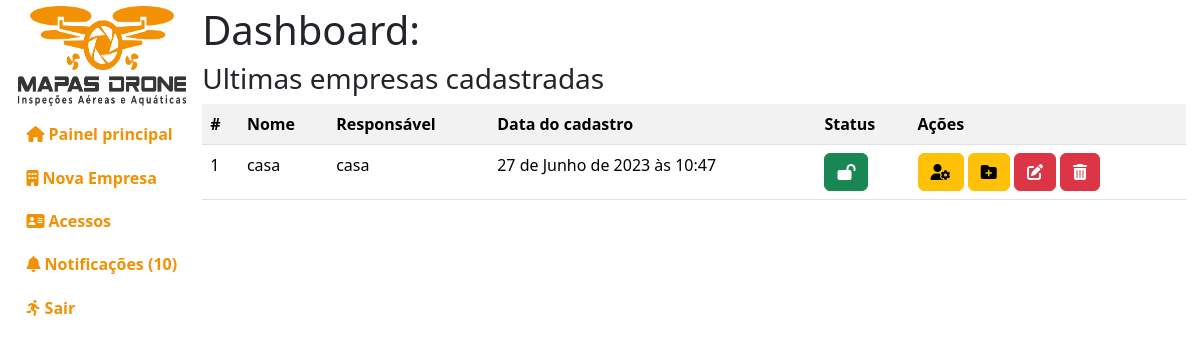
/administracao/ (signed in), run on the app's committed database.
### empresa/models.py (models this page shows, shortened)
class Empresa(models.Model):
    cnpj = models.CharField(max_length=18, default="", unique=True)
    slug_da_empresa = models.CharField(max_length=255, default="", unique=True)
    nome_da_empresa = models.CharField(max_length=255, default="", unique=True)
    nome_do_responsavel = models.CharField(
        max_length=255, default="", unique=True)
    telefone = models.CharField(max_length=16, default="", unique=True)
    pasta = models.CharField(max_length=255, default="")
    criado = models.DateTimeField(default=timezone.now)
    ativo = models.BooleanField(default=True)
    class Meta:
        db_table = "empresa"
        verbose_name = "Empresa"
        verbose_name_plural = "Empresas"
        ordering = ["-id"]

### administracao/views.py (the view)
# urls.py: path("", views.index),
def index(request):
    if request.user.is_authenticated and request.user.is_superuser:
        empresas = Empresa.objects.all()
        notificacoes = pega_notificacoes()
        context = {"empresas": empresas,
                   "notificacoes": notificacoes, "aviso": aviso()}
        return render(request, "administracao/public/home.html", context)
    info(request, msg="Você não tem permissão para acessar essa página!")
    return redirect("/")

### administracao/views.py (called while the page is built)
def pega_notificacoes(ordem="last"):
    notificacoes = Notificacoes.objects.all()
    return notificacoes

def aviso():
    nl = 0
    aviso = False
    for n in pega_notificacoes():
        if not n.visto:
            nl += 1
    if nl > 0:
        aviso = True
    return aviso

### templates/administracao/public/home.html (shortened to what this page needs)
{% extends 'base.html' %}
{% load static %}
{% load django_bootstrap5 %}
{% block css %}
<link rel="stylesheet" href="{% static 'index/css/administracao.css' %}">
{% endblock %}
{% block ld %}
<h1>Dashboard:</h1>
<div class="ultimas-empresas">
    {% if empresas %}
        <h3>Ultimas empresas cadastradas</h3>
        <table class="table table-striped">
            <tr>
                <th>#</th>
                <th>Nome</th>
                <th>Respons&aacute;vel</th>
                <th>Data do cadastro</th>
                <th>Status</th>
                <th>A&ccedil;&otilde;es</th>
            </tr>
            {% for empresa in empresas%}
            <tr>
                <td>{{empresa.id}}</td>
                <td>{{empresa.nome_da_empresa}}</td>
                <td>{{empresa.nome_do_responsavel}}</td>
                <td>{{empresa.criado}}</td>
                <td>
                    {% if empresa.ativo %}
                        <a class="btn btn-success" href="/empresa/ativar/{{empresa.id}}/desativar/"
                            data-toggle="tooltip" data-placement="top" title="Ativa/Desativar empresa">
                            <i class="fa-solid fa-lock-open"></i>
                        </a>
                    {% else %}
                        <a class="btn btn-danger" href="/empresa/ativar/{{empresa.id}}/ativar/"
                            data-toggle="tooltip" data-placement="top" title="Ativa/Desativar empresa">
                            <i class="fa-solid fa-lock"></i>
                        </a>
                    {% endif %}
                </td>
                <td>
                    <a class="btn btn-warning" href="usuarios/{{empresa.slug_da_empresa}}"
                        data-toggle="tooltip" data-placement="top" title="Gerenciar usu&aacute;rios">
                        <i class="fa-solid fa-user-gear"></i>
                    </a>
                    <a class="btn btn-warning" href="projetos/{{empresa.slug_da_empresa}}"
                        data-toggle="tooltip" data-placement="top" title="Gerenciar Projetos">
                        <i class="fa-solid fa-folder-plus"></i>
                    </a>
                    <a class="btn btn-danger" href="/empresa/editar/{{empresa.id}}"
                        data-toggle="tooltip" data-placement="top" title="Editar empresa">
                        <i class="fa-solid fa-pen-to-square"></i>
                    </a>
                    <a class="btn btn-danger" href="/empresa/excluir/{{empresa.id}}"
                    data-toggle="tooltip" data-placement="top" title="Excluir empresa">
                        <i class="fa-solid fa-trash-can"></i>
                    </a>
                </td>
            </tr>
            {% endfor %}
        </table>
    {% else %}
        <div class="alert alert-danger">N&atilde;o possue empresas cadastradas</div>
    {% endif %}
</div>
{% endblock %}

### index/static/index/css/index.css (style rules this page uses)
body { overflow:hidden; }

### data on the page
Empresa: id "1", nome_da_empresa "casa", nome_do_responsavel "casa", criado "27 de Junho de 2023 às 10:47"

### other printed values
{{ notificacoes|length }} "10"
